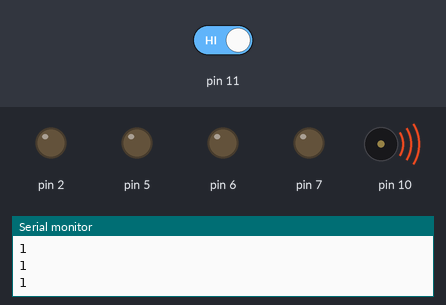
Bench run of a sketch on a simulated Arduino Uno, built with avr-gcc and run on an emulated ATmega328P. On the bench: output pins drawn as LEDs (lit = HIGH), buzzer (waves = sounding), the last lines printed to the serial monitor. Inputs (shaded band) come from the test bench; at power-on: pin 11 HIGH.

Above: at 1.2 s.
1.3 s: pin 11 driven LOW
At 2.5 s:
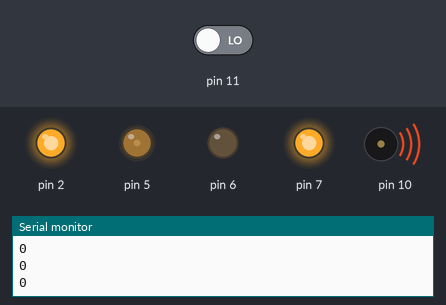
Timing chart, 0 to 4.3 s (numbered marks = the images above; inputs shaded):
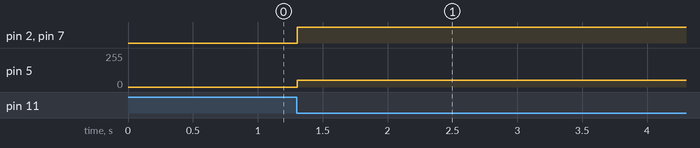

Measured:
- after the input at 1.3 s, pin 2, pin 7: LOW → HIGH at once; pin 5: 0/255 → 50/255 at once

The sketch:

Bonch_Project_Echolot_System.ino
```cpp
bool signal;

void setup() {
  // put your setup code here, to run once:
  pinMode(11, INPUT);
  tone(10, 36000);
  pinMode(5, OUTPUT);
  pinMode(2, OUTPUT);
  pinMode(6, OUTPUT);
  pinMode(7, OUTPUT);
  Serial.begin(9600);
}

void loop() {
  signal = digitalRead(11);
  Serial.println(signal);
  if (!signal){
    analogWrite(5, 50);
    digitalWrite(2, HIGH);
    digitalWrite(7, HIGH);
  }else{
    analogWrite(5, 0);
    digitalWrite(2, LOW);
    digitalWrite(7, LOW);
  }
  delay(50);
}
```
